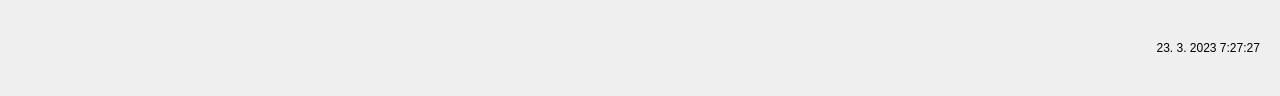
<?xml version="1.0" encoding="UTF-8"?>
<ui version="4.0">
 <class>Form</class>
 <widget class="QWidget" name="Form">
  <property name="windowModality">
   <enum>Qt::NonModal</enum>
  </property>
  <property name="enabled">
   <bool>true</bool>
  </property>
  <property name="geometry">
   <rect>
    <x>0</x>
    <y>0</y>
    <width>1280</width>
    <height>96</height>
   </rect>
  </property>
  <property name="windowTitle">
   <string>Form</string>
  </property>
  <layout class="QHBoxLayout" name="horizontalLayout_2">
   <item>
    <widget class="QFrame" name="frame">
     <property name="frameShape">
      <enum>QFrame::NoFrame</enum>
     </property>
     <property name="frameShadow">
      <enum>QFrame::Plain</enum>
     </property>
     <layout class="QHBoxLayout" name="horizontalLayout">
      <item>
       <widget class="QLabel" name="logo">
        <property name="text">
         <string/>
        </property>
        <property name="pixmap">
         <pixmap>../icons/logo.svg</pixmap>
        </property>
       </widget>
      </item>
      <item>
       <widget class="QLabel" name="homeButton">
        <property name="text">
         <string/>
        </property>
        <property name="pixmap">
         <pixmap>../icons/home_button.svg</pixmap>
        </property>
        <property name="alignment">
         <set>Qt::AlignCenter</set>
        </property>
       </widget>
      </item>
      <item>
       <widget class="QLabel" name="datetime">
        <property name="text">
         <string>23. 3. 2023 7:27:27</string>
        </property>
        <property name="alignment">
         <set>Qt::AlignRight|Qt::AlignTrailing|Qt::AlignVCenter</set>
        </property>
       </widget>
      </item>
     </layout>
    </widget>
   </item>
  </layout>
 </widget>
 <resources/>
 <connections/>
</ui>
